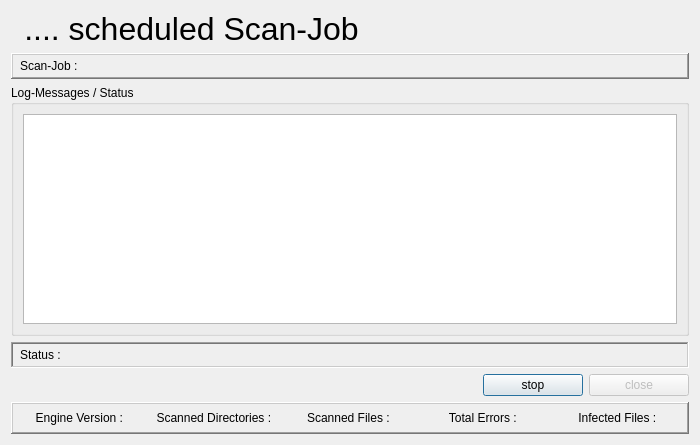
<?xml version="1.0" encoding="UTF-8"?>
<ui version="4.0">
 <class>scheduleScanObject</class>
 <widget class="QDialog" name="scheduleScanObject">
  <property name="geometry">
   <rect>
    <x>0</x>
    <y>0</y>
    <width>700</width>
    <height>445</height>
   </rect>
  </property>
  <property name="sizePolicy">
   <sizepolicy hsizetype="Fixed" vsizetype="Fixed">
    <horstretch>0</horstretch>
    <verstretch>0</verstretch>
   </sizepolicy>
  </property>
  <property name="minimumSize">
   <size>
    <width>700</width>
    <height>445</height>
   </size>
  </property>
  <property name="maximumSize">
   <size>
    <width>700</width>
    <height>445</height>
   </size>
  </property>
  <property name="windowTitle">
   <string>Scheduled Scan-Job</string>
  </property>
  <layout class="QGridLayout" name="gridLayout_2">
   <item row="0" column="0">
    <layout class="QHBoxLayout" name="horizontalLayout_3">
     <item>
      <widget class="QLabel" name="picLabel">
       <property name="text">
        <string/>
       </property>
       <property name="pixmap">
        <pixmap resource="../resources.qrc">:/icons/icons/media.png</pixmap>
       </property>
       <property name="scaledContents">
        <bool>true</bool>
       </property>
      </widget>
     </item>
     <item>
      <widget class="QLabel" name="headerLabel">
       <property name="font">
        <font>
         <pointsize>24</pointsize>
        </font>
       </property>
       <property name="text">
        <string>.... scheduled Scan-Job</string>
       </property>
       <property name="alignment">
        <set>Qt::AlignCenter</set>
       </property>
      </widget>
     </item>
     <item>
      <spacer name="horizontalSpacer_2">
       <property name="orientation">
        <enum>Qt::Horizontal</enum>
       </property>
       <property name="sizeHint" stdset="0">
        <size>
         <width>188</width>
         <height>20</height>
        </size>
       </property>
      </spacer>
     </item>
    </layout>
   </item>
   <item row="1" column="0">
    <widget class="QLabel" name="scanJobHeader">
     <property name="styleSheet">
      <string notr="true">padding:5px;</string>
     </property>
     <property name="frameShape">
      <enum>QFrame::WinPanel</enum>
     </property>
     <property name="frameShadow">
      <enum>QFrame::Raised</enum>
     </property>
     <property name="text">
      <string>Scan-Job : </string>
     </property>
    </widget>
   </item>
   <item row="2" column="0">
    <widget class="QGroupBox" name="groupBox">
     <property name="title">
      <string>Log-Messages / Status</string>
     </property>
     <layout class="QGridLayout" name="gridLayout">
      <item row="0" column="0">
       <widget class="QPlainTextEdit" name="logMessagePlainTextEdit">
        <property name="readOnly">
         <bool>true</bool>
        </property>
       </widget>
      </item>
     </layout>
    </widget>
   </item>
   <item row="3" column="0">
    <layout class="QHBoxLayout" name="horizontalLayout_4">
     <property name="spacing">
      <number>0</number>
     </property>
     <item>
      <widget class="QLabel" name="currentFileLabel">
       <property name="styleSheet">
        <string notr="true">padding:5px;</string>
       </property>
       <property name="frameShape">
        <enum>QFrame::WinPanel</enum>
       </property>
       <property name="frameShadow">
        <enum>QFrame::Sunken</enum>
       </property>
       <property name="text">
        <string>Status : </string>
       </property>
      </widget>
     </item>
    </layout>
   </item>
   <item row="4" column="0">
    <layout class="QHBoxLayout" name="horizontalLayout_2">
     <item>
      <spacer name="horizontalSpacer">
       <property name="orientation">
        <enum>Qt::Horizontal</enum>
       </property>
       <property name="sizeHint" stdset="0">
        <size>
         <width>388</width>
         <height>20</height>
        </size>
       </property>
      </spacer>
     </item>
     <item>
      <widget class="QPushButton" name="stopButton">
       <property name="minimumSize">
        <size>
         <width>100</width>
         <height>0</height>
        </size>
       </property>
       <property name="maximumSize">
        <size>
         <width>100</width>
         <height>16777215</height>
        </size>
       </property>
       <property name="text">
        <string>stop</string>
       </property>
       <property name="icon">
        <iconset resource="../resources.qrc">
         <normaloff>:/icons/icons/stop.png</normaloff>:/icons/icons/stop.png</iconset>
       </property>
       <property name="iconSize">
        <size>
         <width>22</width>
         <height>22</height>
        </size>
       </property>
      </widget>
     </item>
     <item>
      <widget class="QPushButton" name="closeButton">
       <property name="enabled">
        <bool>false</bool>
       </property>
       <property name="minimumSize">
        <size>
         <width>100</width>
         <height>0</height>
        </size>
       </property>
       <property name="maximumSize">
        <size>
         <width>100</width>
         <height>16777215</height>
        </size>
       </property>
       <property name="text">
        <string>close</string>
       </property>
       <property name="icon">
        <iconset resource="../resources.qrc">
         <normaloff>:/icons/icons/application-exit.png</normaloff>:/icons/icons/application-exit.png</iconset>
       </property>
       <property name="iconSize">
        <size>
         <width>22</width>
         <height>22</height>
        </size>
       </property>
      </widget>
     </item>
    </layout>
   </item>
   <item row="5" column="0">
    <widget class="QFrame" name="frame">
     <property name="frameShape">
      <enum>QFrame::WinPanel</enum>
     </property>
     <property name="frameShadow">
      <enum>QFrame::Raised</enum>
     </property>
     <property name="lineWidth">
      <number>1</number>
     </property>
     <layout class="QHBoxLayout" name="horizontalLayout_5">
      <property name="spacing">
       <number>0</number>
      </property>
      <property name="leftMargin">
       <number>1</number>
      </property>
      <property name="topMargin">
       <number>1</number>
      </property>
      <property name="rightMargin">
       <number>1</number>
      </property>
      <property name="bottomMargin">
       <number>1</number>
      </property>
      <item>
       <layout class="QHBoxLayout" name="horizontalLayout">
        <property name="spacing">
         <number>0</number>
        </property>
        <item>
         <widget class="QPushButton" name="engineVersionLabel">
          <property name="styleSheet">
           <string notr="true">background:#b0b0b0;padding:5px</string>
          </property>
          <property name="text">
           <string>Engine Version : </string>
          </property>
          <property name="flat">
           <bool>true</bool>
          </property>
         </widget>
        </item>
        <item>
         <widget class="QPushButton" name="scannedDirectoriesLabel">
          <property name="styleSheet">
           <string notr="true">background:#b0b0b0;padding:5px</string>
          </property>
          <property name="text">
           <string>Scanned Directories : </string>
          </property>
          <property name="flat">
           <bool>true</bool>
          </property>
         </widget>
        </item>
        <item>
         <widget class="QPushButton" name="scannedFilesLabel">
          <property name="styleSheet">
           <string notr="true">background:#b0b0b0;padding:5px</string>
          </property>
          <property name="text">
           <string>Scanned Files : </string>
          </property>
          <property name="flat">
           <bool>true</bool>
          </property>
         </widget>
        </item>
        <item>
         <widget class="QPushButton" name="errorsLabel">
          <property name="styleSheet">
           <string notr="true">background:#b0b0b0;padding:5px</string>
          </property>
          <property name="text">
           <string>Total Errors : </string>
          </property>
          <property name="flat">
           <bool>true</bool>
          </property>
         </widget>
        </item>
        <item>
         <widget class="QPushButton" name="infectedFilesLabel">
          <property name="styleSheet">
           <string notr="true">background:#b0b0b0;padding:5px;</string>
          </property>
          <property name="text">
           <string>Infected Files : </string>
          </property>
          <property name="flat">
           <bool>true</bool>
          </property>
         </widget>
        </item>
       </layout>
      </item>
     </layout>
    </widget>
   </item>
  </layout>
 </widget>
 <resources>
  <include location="../resources.qrc"/>
 </resources>
 <connections>
  <connection>
   <sender>stopButton</sender>
   <signal>clicked()</signal>
   <receiver>scheduleScanObject</receiver>
   <slot>slot_stopButtonClicked()</slot>
   <hints>
    <hint type="sourcelabel">
     <x>583</x>
     <y>390</y>
    </hint>
    <hint type="destinationlabel">
     <x>457</x>
     <y>348</y>
    </hint>
   </hints>
  </connection>
  <connection>
   <sender>closeButton</sender>
   <signal>clicked()</signal>
   <receiver>scheduleScanObject</receiver>
   <slot>slot_closeButtonClicked()</slot>
   <hints>
    <hint type="sourcelabel">
     <x>689</x>
     <y>390</y>
    </hint>
    <hint type="destinationlabel">
     <x>695</x>
     <y>353</y>
    </hint>
   </hints>
  </connection>
  <connection>
   <sender>errorsLabel</sender>
   <signal>clicked()</signal>
   <receiver>scheduleScanObject</receiver>
   <slot>slot_totalErrorButtonClicked()</slot>
   <hints>
    <hint type="sourcelabel">
     <x>489</x>
     <y>420</y>
    </hint>
    <hint type="destinationlabel">
     <x>499</x>
     <y>441</y>
    </hint>
   </hints>
  </connection>
  <connection>
   <sender>infectedFilesLabel</sender>
   <signal>clicked()</signal>
   <receiver>scheduleScanObject</receiver>
   <slot>slot_infectedFilesButtonClicked()</slot>
   <hints>
    <hint type="sourcelabel">
     <x>634</x>
     <y>415</y>
    </hint>
    <hint type="destinationlabel">
     <x>695</x>
     <y>426</y>
    </hint>
   </hints>
  </connection>
 </connections>
 <slots>
  <slot>slot_stopButtonClicked()</slot>
  <slot>slot_closeButtonClicked()</slot>
  <slot>slot_infectedFilesButtonClicked()</slot>
  <slot>slot_totalErrorButtonClicked()</slot>
 </slots>
</ui>
